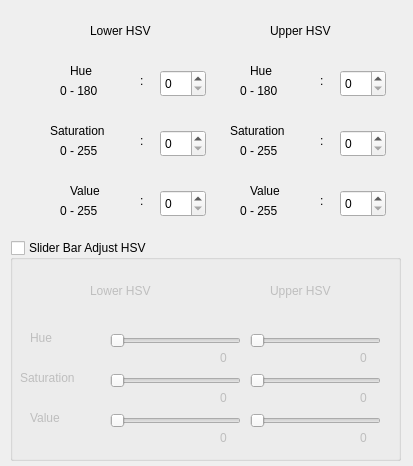
<?xml version="1.0" encoding="UTF-8"?>
<ui version="4.0">
 <class>DialogColorDetect</class>
 <widget class="QDialog" name="DialogColorDetect">
  <property name="geometry">
   <rect>
    <x>0</x>
    <y>0</y>
    <width>413</width>
    <height>466</height>
   </rect>
  </property>
  <property name="windowTitle">
   <string>ColorDetect</string>
  </property>
  <widget class="QLabel" name="label">
   <property name="geometry">
    <rect>
     <x>70</x>
     <y>60</y>
     <width>41</width>
     <height>21</height>
    </rect>
   </property>
   <property name="text">
    <string>Hue  </string>
   </property>
  </widget>
  <widget class="QLabel" name="label_2">
   <property name="geometry">
    <rect>
     <x>50</x>
     <y>120</y>
     <width>91</width>
     <height>21</height>
    </rect>
   </property>
   <property name="text">
    <string>Saturation  </string>
   </property>
  </widget>
  <widget class="QLabel" name="label_3">
   <property name="geometry">
    <rect>
     <x>70</x>
     <y>180</y>
     <width>51</width>
     <height>21</height>
    </rect>
   </property>
   <property name="text">
    <string>Value  </string>
   </property>
  </widget>
  <widget class="QLabel" name="label_4">
   <property name="geometry">
    <rect>
     <x>90</x>
     <y>20</y>
     <width>101</width>
     <height>21</height>
    </rect>
   </property>
   <property name="text">
    <string>Lower HSV</string>
   </property>
  </widget>
  <widget class="QLabel" name="label_5">
   <property name="geometry">
    <rect>
     <x>270</x>
     <y>20</y>
     <width>101</width>
     <height>21</height>
    </rect>
   </property>
   <property name="text">
    <string>Upper HSV</string>
   </property>
  </widget>
  <widget class="QLabel" name="label_6">
   <property name="geometry">
    <rect>
     <x>60</x>
     <y>80</y>
     <width>61</width>
     <height>21</height>
    </rect>
   </property>
   <property name="text">
    <string>0 - 180</string>
   </property>
  </widget>
  <widget class="QSpinBox" name="spinBox">
   <property name="geometry">
    <rect>
     <x>160</x>
     <y>70</y>
     <width>46</width>
     <height>27</height>
    </rect>
   </property>
   <property name="maximum">
    <number>180</number>
   </property>
  </widget>
  <widget class="QLabel" name="label_7">
   <property name="geometry">
    <rect>
     <x>140</x>
     <y>70</y>
     <width>16</width>
     <height>21</height>
    </rect>
   </property>
   <property name="text">
    <string>:</string>
   </property>
  </widget>
  <widget class="QLabel" name="label_8">
   <property name="geometry">
    <rect>
     <x>60</x>
     <y>140</y>
     <width>61</width>
     <height>21</height>
    </rect>
   </property>
   <property name="text">
    <string>0 - 255</string>
   </property>
  </widget>
  <widget class="QLabel" name="label_9">
   <property name="geometry">
    <rect>
     <x>140</x>
     <y>130</y>
     <width>16</width>
     <height>21</height>
    </rect>
   </property>
   <property name="text">
    <string>:</string>
   </property>
  </widget>
  <widget class="QSpinBox" name="spinBox_2">
   <property name="geometry">
    <rect>
     <x>160</x>
     <y>130</y>
     <width>46</width>
     <height>27</height>
    </rect>
   </property>
   <property name="maximum">
    <number>255</number>
   </property>
  </widget>
  <widget class="QLabel" name="label_10">
   <property name="geometry">
    <rect>
     <x>60</x>
     <y>200</y>
     <width>61</width>
     <height>21</height>
    </rect>
   </property>
   <property name="text">
    <string>0 - 255</string>
   </property>
  </widget>
  <widget class="QLabel" name="label_11">
   <property name="geometry">
    <rect>
     <x>140</x>
     <y>190</y>
     <width>16</width>
     <height>21</height>
    </rect>
   </property>
   <property name="text">
    <string>:</string>
   </property>
  </widget>
  <widget class="QSpinBox" name="spinBox_3">
   <property name="geometry">
    <rect>
     <x>160</x>
     <y>190</y>
     <width>46</width>
     <height>27</height>
    </rect>
   </property>
   <property name="maximum">
    <number>255</number>
   </property>
  </widget>
  <widget class="QLabel" name="label_12">
   <property name="geometry">
    <rect>
     <x>320</x>
     <y>130</y>
     <width>16</width>
     <height>21</height>
    </rect>
   </property>
   <property name="text">
    <string>:</string>
   </property>
  </widget>
  <widget class="QLabel" name="label_13">
   <property name="geometry">
    <rect>
     <x>320</x>
     <y>70</y>
     <width>16</width>
     <height>21</height>
    </rect>
   </property>
   <property name="text">
    <string>:</string>
   </property>
  </widget>
  <widget class="QSpinBox" name="spinBox_4">
   <property name="geometry">
    <rect>
     <x>340</x>
     <y>70</y>
     <width>46</width>
     <height>27</height>
    </rect>
   </property>
   <property name="maximum">
    <number>180</number>
   </property>
  </widget>
  <widget class="QLabel" name="label_14">
   <property name="geometry">
    <rect>
     <x>240</x>
     <y>200</y>
     <width>61</width>
     <height>21</height>
    </rect>
   </property>
   <property name="text">
    <string>0 - 255</string>
   </property>
  </widget>
  <widget class="QSpinBox" name="spinBox_5">
   <property name="geometry">
    <rect>
     <x>340</x>
     <y>130</y>
     <width>46</width>
     <height>27</height>
    </rect>
   </property>
   <property name="maximum">
    <number>255</number>
   </property>
  </widget>
  <widget class="QLabel" name="label_15">
   <property name="geometry">
    <rect>
     <x>250</x>
     <y>180</y>
     <width>51</width>
     <height>21</height>
    </rect>
   </property>
   <property name="text">
    <string>Value  </string>
   </property>
  </widget>
  <widget class="QSpinBox" name="spinBox_6">
   <property name="geometry">
    <rect>
     <x>340</x>
     <y>190</y>
     <width>46</width>
     <height>27</height>
    </rect>
   </property>
   <property name="maximum">
    <number>255</number>
   </property>
  </widget>
  <widget class="QLabel" name="label_16">
   <property name="geometry">
    <rect>
     <x>250</x>
     <y>60</y>
     <width>41</width>
     <height>21</height>
    </rect>
   </property>
   <property name="text">
    <string>Hue  </string>
   </property>
  </widget>
  <widget class="QLabel" name="label_17">
   <property name="geometry">
    <rect>
     <x>320</x>
     <y>190</y>
     <width>16</width>
     <height>21</height>
    </rect>
   </property>
   <property name="text">
    <string>:</string>
   </property>
  </widget>
  <widget class="QLabel" name="label_18">
   <property name="geometry">
    <rect>
     <x>230</x>
     <y>120</y>
     <width>91</width>
     <height>21</height>
    </rect>
   </property>
   <property name="text">
    <string>Saturation  </string>
   </property>
  </widget>
  <widget class="QLabel" name="label_19">
   <property name="geometry">
    <rect>
     <x>240</x>
     <y>80</y>
     <width>61</width>
     <height>21</height>
    </rect>
   </property>
   <property name="text">
    <string>0 - 180</string>
   </property>
  </widget>
  <widget class="QLabel" name="label_20">
   <property name="geometry">
    <rect>
     <x>240</x>
     <y>140</y>
     <width>61</width>
     <height>21</height>
    </rect>
   </property>
   <property name="text">
    <string>0 - 255</string>
   </property>
  </widget>
  <widget class="QSlider" name="horizontalSlider">
   <property name="enabled">
    <bool>false</bool>
   </property>
   <property name="geometry">
    <rect>
     <x>110</x>
     <y>330</y>
     <width>131</width>
     <height>22</height>
    </rect>
   </property>
   <property name="maximum">
    <number>180</number>
   </property>
   <property name="orientation">
    <enum>Qt::Horizontal</enum>
   </property>
  </widget>
  <widget class="QLabel" name="label_21">
   <property name="enabled">
    <bool>false</bool>
   </property>
   <property name="geometry">
    <rect>
     <x>90</x>
     <y>280</y>
     <width>101</width>
     <height>21</height>
    </rect>
   </property>
   <property name="text">
    <string>Lower HSV</string>
   </property>
  </widget>
  <widget class="QLabel" name="label_22">
   <property name="enabled">
    <bool>false</bool>
   </property>
   <property name="geometry">
    <rect>
     <x>270</x>
     <y>280</y>
     <width>101</width>
     <height>21</height>
    </rect>
   </property>
   <property name="text">
    <string>Upper HSV</string>
   </property>
  </widget>
  <widget class="QLabel" name="label_23">
   <property name="enabled">
    <bool>false</bool>
   </property>
   <property name="geometry">
    <rect>
     <x>30</x>
     <y>330</y>
     <width>41</width>
     <height>16</height>
    </rect>
   </property>
   <property name="text">
    <string>Hue  </string>
   </property>
  </widget>
  <widget class="QSlider" name="horizontalSlider_2">
   <property name="enabled">
    <bool>false</bool>
   </property>
   <property name="geometry">
    <rect>
     <x>250</x>
     <y>330</y>
     <width>131</width>
     <height>22</height>
    </rect>
   </property>
   <property name="maximum">
    <number>180</number>
   </property>
   <property name="orientation">
    <enum>Qt::Horizontal</enum>
   </property>
  </widget>
  <widget class="QSlider" name="horizontalSlider_3">
   <property name="enabled">
    <bool>false</bool>
   </property>
   <property name="geometry">
    <rect>
     <x>110</x>
     <y>370</y>
     <width>131</width>
     <height>22</height>
    </rect>
   </property>
   <property name="maximum">
    <number>255</number>
   </property>
   <property name="orientation">
    <enum>Qt::Horizontal</enum>
   </property>
  </widget>
  <widget class="QSlider" name="horizontalSlider_4">
   <property name="enabled">
    <bool>false</bool>
   </property>
   <property name="geometry">
    <rect>
     <x>250</x>
     <y>370</y>
     <width>131</width>
     <height>22</height>
    </rect>
   </property>
   <property name="maximum">
    <number>255</number>
   </property>
   <property name="orientation">
    <enum>Qt::Horizontal</enum>
   </property>
  </widget>
  <widget class="QLabel" name="label_24">
   <property name="enabled">
    <bool>false</bool>
   </property>
   <property name="geometry">
    <rect>
     <x>20</x>
     <y>370</y>
     <width>91</width>
     <height>16</height>
    </rect>
   </property>
   <property name="text">
    <string>Saturation  </string>
   </property>
  </widget>
  <widget class="QLabel" name="label_25">
   <property name="enabled">
    <bool>false</bool>
   </property>
   <property name="geometry">
    <rect>
     <x>30</x>
     <y>410</y>
     <width>51</width>
     <height>16</height>
    </rect>
   </property>
   <property name="text">
    <string>Value  </string>
   </property>
  </widget>
  <widget class="QSlider" name="horizontalSlider_5">
   <property name="enabled">
    <bool>false</bool>
   </property>
   <property name="geometry">
    <rect>
     <x>250</x>
     <y>410</y>
     <width>131</width>
     <height>22</height>
    </rect>
   </property>
   <property name="maximum">
    <number>255</number>
   </property>
   <property name="orientation">
    <enum>Qt::Horizontal</enum>
   </property>
  </widget>
  <widget class="QSlider" name="horizontalSlider_6">
   <property name="enabled">
    <bool>false</bool>
   </property>
   <property name="geometry">
    <rect>
     <x>110</x>
     <y>410</y>
     <width>131</width>
     <height>22</height>
    </rect>
   </property>
   <property name="maximum">
    <number>255</number>
   </property>
   <property name="orientation">
    <enum>Qt::Horizontal</enum>
   </property>
  </widget>
  <widget class="QLabel" name="label_26">
   <property name="enabled">
    <bool>false</bool>
   </property>
   <property name="geometry">
    <rect>
     <x>220</x>
     <y>350</y>
     <width>31</width>
     <height>16</height>
    </rect>
   </property>
   <property name="text">
    <string>0</string>
   </property>
  </widget>
  <widget class="QLabel" name="label_27">
   <property name="enabled">
    <bool>false</bool>
   </property>
   <property name="geometry">
    <rect>
     <x>360</x>
     <y>350</y>
     <width>31</width>
     <height>16</height>
    </rect>
   </property>
   <property name="text">
    <string>0</string>
   </property>
  </widget>
  <widget class="QLabel" name="label_28">
   <property name="enabled">
    <bool>false</bool>
   </property>
   <property name="geometry">
    <rect>
     <x>360</x>
     <y>390</y>
     <width>31</width>
     <height>16</height>
    </rect>
   </property>
   <property name="text">
    <string>0</string>
   </property>
  </widget>
  <widget class="QLabel" name="label_29">
   <property name="enabled">
    <bool>false</bool>
   </property>
   <property name="geometry">
    <rect>
     <x>220</x>
     <y>390</y>
     <width>31</width>
     <height>16</height>
    </rect>
   </property>
   <property name="text">
    <string>0</string>
   </property>
  </widget>
  <widget class="QLabel" name="label_30">
   <property name="enabled">
    <bool>false</bool>
   </property>
   <property name="geometry">
    <rect>
     <x>360</x>
     <y>430</y>
     <width>31</width>
     <height>16</height>
    </rect>
   </property>
   <property name="text">
    <string>0</string>
   </property>
  </widget>
  <widget class="QLabel" name="label_31">
   <property name="enabled">
    <bool>false</bool>
   </property>
   <property name="geometry">
    <rect>
     <x>220</x>
     <y>430</y>
     <width>31</width>
     <height>16</height>
    </rect>
   </property>
   <property name="text">
    <string>0</string>
   </property>
  </widget>
  <widget class="QGroupBox" name="groupBox">
   <property name="enabled">
    <bool>true</bool>
   </property>
   <property name="geometry">
    <rect>
     <x>10</x>
     <y>240</y>
     <width>391</width>
     <height>221</height>
    </rect>
   </property>
   <property name="title">
    <string>Slider Bar Adjust HSV</string>
   </property>
   <property name="checkable">
    <bool>true</bool>
   </property>
   <property name="checked">
    <bool>false</bool>
   </property>
  </widget>
  <zorder>groupBox</zorder>
  <zorder>label</zorder>
  <zorder>label_2</zorder>
  <zorder>label_3</zorder>
  <zorder>label_4</zorder>
  <zorder>label_5</zorder>
  <zorder>label_6</zorder>
  <zorder>spinBox</zorder>
  <zorder>label_7</zorder>
  <zorder>label_8</zorder>
  <zorder>label_9</zorder>
  <zorder>spinBox_2</zorder>
  <zorder>label_10</zorder>
  <zorder>label_11</zorder>
  <zorder>spinBox_3</zorder>
  <zorder>label_12</zorder>
  <zorder>label_13</zorder>
  <zorder>spinBox_4</zorder>
  <zorder>label_14</zorder>
  <zorder>spinBox_5</zorder>
  <zorder>label_15</zorder>
  <zorder>spinBox_6</zorder>
  <zorder>label_16</zorder>
  <zorder>label_17</zorder>
  <zorder>label_18</zorder>
  <zorder>label_19</zorder>
  <zorder>label_20</zorder>
  <zorder>horizontalSlider</zorder>
  <zorder>label_21</zorder>
  <zorder>label_22</zorder>
  <zorder>label_23</zorder>
  <zorder>horizontalSlider_2</zorder>
  <zorder>horizontalSlider_3</zorder>
  <zorder>horizontalSlider_4</zorder>
  <zorder>label_24</zorder>
  <zorder>label_25</zorder>
  <zorder>horizontalSlider_5</zorder>
  <zorder>horizontalSlider_6</zorder>
  <zorder>label_26</zorder>
  <zorder>label_27</zorder>
  <zorder>label_28</zorder>
  <zorder>label_29</zorder>
  <zorder>label_30</zorder>
  <zorder>label_31</zorder>
 </widget>
 <resources/>
 <connections/>
</ui>
